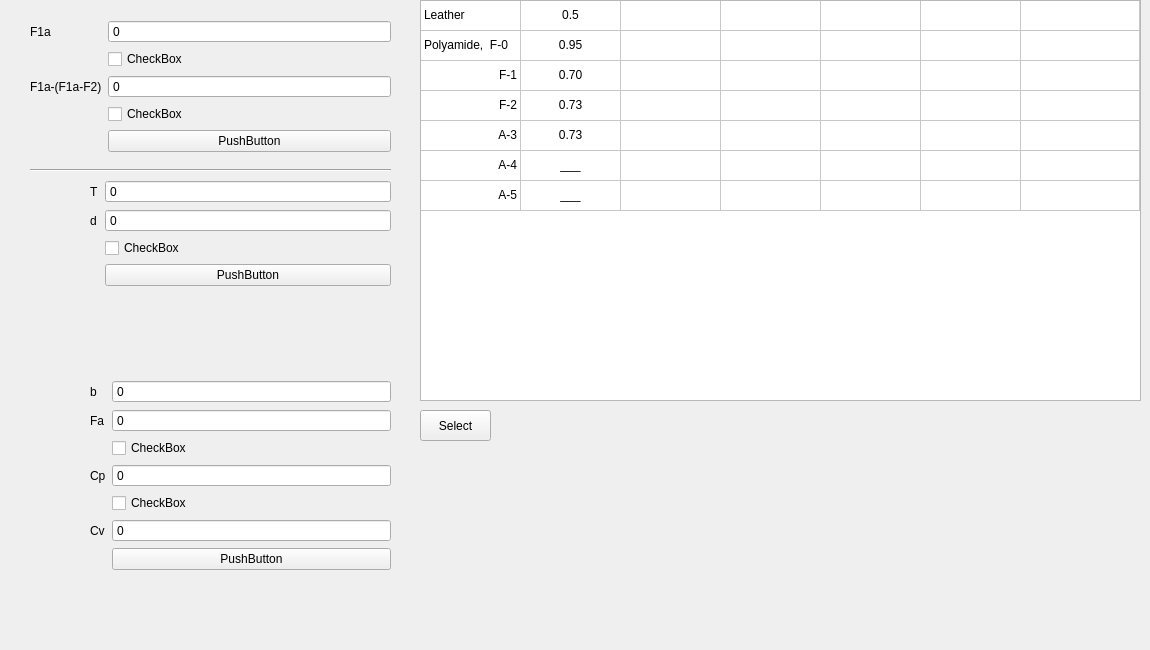
    <widget class="QWidget" name="F2">
     <widget class="QWidget" name="formLayoutWidget_5">
      <property name="geometry">
       <rect>
        <x>30</x>
        <y>20</y>
        <width>361</width>
        <height>261</height>
       </rect>
      </property>
      <layout class="QFormLayout" name="formLayout_5">
       <item row="0" column="0">
        <widget class="QLabel" name="htext_32">
         <property name="text">
          <string>F1a</string>
         </property>
        </widget>
       </item>
       <item row="2" column="0">
        <widget class="QLabel" name="htext_33">
         <property name="text">
          <string>F1a-(F1a-F2)</string>
         </property>
        </widget>
       </item>
       <item row="2" column="1">
        <widget class="QDoubleSpinBox" name="fDoubleSpinBox_7">
         <property name="buttonSymbols">
          <enum>QAbstractSpinBox::NoButtons</enum>
         </property>
         <property name="specialValueText">
          <string>0</string>
         </property>
         <property name="decimals">
          <number>3</number>
         </property>
         <property name="minimum">
          <double>-1000000000000.000000000000000</double>
         </property>
         <property name="maximum">
          <double>1000000000000.000000000000000</double>
         </property>
         <property name="value">
          <double>-1000000000000.000000000000000</double>
         </property>
        </widget>
       </item>
       <item row="4" column="1">
        <widget class="QCheckBox" name="checkBox_9">
         <property name="text">
          <string>CheckBox</string>
         </property>
        </widget>
       </item>
       <item row="0" column="1">
        <widget class="QDoubleSpinBox" name="DoubleSpinBox_5">
         <property name="buttonSymbols">
          <enum>QAbstractSpinBox::NoButtons</enum>
         </property>
         <property name="specialValueText">
          <string>0</string>
         </property>
         <property name="decimals">
          <number>3</number>
         </property>
         <property name="minimum">
          <double>-1000000000000.000000000000000</double>
         </property>
         <property name="maximum">
          <double>1000000000000.000000000000000</double>
         </property>
         <property name="value">
          <double>-1000000000000.000000000000000</double>
         </property>
        </widget>
       </item>
       <item row="1" column="1">
        <widget class="QCheckBox" name="checkBox_13">
         <property name="text">
          <string>CheckBox</string>
         </property>
        </widget>
       </item>
       <item row="5" column="1">
        <widget class="QPushButton" name="pushButton_12">
         <property name="text">
          <string>PushButton</string>
         </property>
        </widget>
       </item>
      </layout>
     </widget>
     <widget class="QWidget" name="formLayoutWidget_7">
      <property name="geometry">
       <rect>
        <x>90</x>
        <y>180</y>
        <width>301</width>
        <height>261</height>
       </rect>
      </property>
      <layout class="QFormLayout" name="formLayout_8">
       <item row="0" column="0">
        <widget class="QLabel" name="htext_42">
         <property name="text">
          <string>T</string>
         </property>
        </widget>
       </item>
       <item row="0" column="1">
        <widget class="QDoubleSpinBox" name="DoubleSpinBox_10">
         <property name="buttonSymbols">
          <enum>QAbstractSpinBox::NoButtons</enum>
         </property>
         <property name="specialValueText">
          <string>0</string>
         </property>
         <property name="decimals">
          <number>3</number>
         </property>
         <property name="minimum">
          <double>-1000000000000.000000000000000</double>
         </property>
         <property name="maximum">
          <double>1000000000000.000000000000000</double>
         </property>
         <property name="value">
          <double>-1000000000000.000000000000000</double>
         </property>
        </widget>
       </item>
       <item row="1" column="1">
        <widget class="QDoubleSpinBox" name="fDoubleSpinBox_12">
         <property name="buttonSymbols">
          <enum>QAbstractSpinBox::NoButtons</enum>
         </property>
         <property name="specialValueText">
          <string>0</string>
         </property>
         <property name="decimals">
          <number>3</number>
         </property>
         <property name="minimum">
          <double>-1000000000000.000000000000000</double>
         </property>
         <property name="maximum">
          <double>1000000000000.000000000000000</double>
         </property>
         <property name="value">
          <double>-1000000000000.000000000000000</double>
         </property>
        </widget>
       </item>
       <item row="3" column="1">
        <widget class="QCheckBox" name="checkBox_7">
         <property name="text">
          <string>CheckBox</string>
         </property>
        </widget>
       </item>
       <item row="4" column="1">
        <widget class="QPushButton" name="pushButton_15">
         <property name="text">
          <string>PushButton</string>
         </property>
        </widget>
       </item>
       <item row="1" column="0">
        <widget class="QLabel" name="htext_43">
         <property name="text">
          <string>d</string>
         </property>
        </widget>
       </item>
      </layout>
     </widget>
     <widget class="QWidget" name="formLayoutWidget_8">
      <property name="geometry">
       <rect>
        <x>90</x>
        <y>380</y>
        <width>301</width>
        <height>261</height>
       </rect>
      </property>
      <layout class="QFormLayout" name="formLayout_9">
       <item row="0" column="0">
        <widget class="QLabel" name="htext_44">
         <property name="text">
          <string>b</string>
         </property>
        </widget>
       </item>
       <item row="0" column="1">
        <widget class="QDoubleSpinBox" name="DoubleSpinBox_11">
         <property name="buttonSymbols">
          <enum>QAbstractSpinBox::NoButtons</enum>
         </property>
         <property name="specialValueText">
          <string>0</string>
         </property>
         <property name="decimals">
          <number>3</number>
         </property>
         <property name="minimum">
          <double>-1000000000000.000000000000000</double>
         </property>
         <property name="maximum">
          <double>1000000000000.000000000000000</double>
         </property>
         <property name="value">
          <double>-1000000000000.000000000000000</double>
         </property>
        </widget>
       </item>
       <item row="1" column="0">
        <widget class="QLabel" name="htext_45">
         <property name="text">
          <string>Fa</string>
         </property>
        </widget>
       </item>
       <item row="1" column="1">
        <widget class="QDoubleSpinBox" name="fDoubleSpinBox_13">
         <property name="buttonSymbols">
          <enum>QAbstractSpinBox::NoButtons</enum>
         </property>
         <property name="specialValueText">
          <string>0</string>
         </property>
         <property name="decimals">
          <number>3</number>
         </property>
         <property name="minimum">
          <double>-1000000000000.000000000000000</double>
         </property>
         <property name="maximum">
          <double>1000000000000.000000000000000</double>
         </property>
         <property name="value">
          <double>-1000000000000.000000000000000</double>
         </property>
        </widget>
       </item>
       <item row="3" column="1">
        <widget class="QCheckBox" name="checkBox_14">
         <property name="text">
          <string>CheckBox</string>
         </property>
        </widget>
       </item>
       <item row="4" column="0">
        <widget class="QLabel" name="htext_46">
         <property name="text">
          <string>Cp</string>
         </property>
        </widget>
       </item>
       <item row="4" column="1">
        <widget class="QDoubleSpinBox" name="fDoubleSpinBox_14">
         <property name="buttonSymbols">
          <enum>QAbstractSpinBox::NoButtons</enum>
         </property>
         <property name="specialValueText">
          <string>0</string>
         </property>
         <property name="decimals">
          <number>3</number>
         </property>
         <property name="minimum">
          <double>-1000000000000.000000000000000</double>
         </property>
         <property name="maximum">
          <double>1000000000000.000000000000000</double>
         </property>
         <property name="value">
          <double>-1000000000000.000000000000000</double>
         </property>
        </widget>
       </item>
       <item row="6" column="0">
        <widget class="QLabel" name="htext_47">
         <property name="text">
          <string>Cv</string>
         </property>
        </widget>
       </item>
       <item row="7" column="1">
        <widget class="QPushButton" name="pushButton_16">
         <property name="text">
          <string>PushButton</string>
         </property>
        </widget>
       </item>
       <item row="5" column="1">
        <widget class="QCheckBox" name="checkBox_15">
         <property name="text">
          <string>CheckBox</string>
         </property>
        </widget>
       </item>
       <item row="6" column="1">
        <widget class="QDoubleSpinBox" name="fDoubleSpinBox_15">
         <property name="buttonSymbols">
          <enum>QAbstractSpinBox::NoButtons</enum>
         </property>
         <property name="specialValueText">
          <string>0</string>
         </property>
         <property name="decimals">
          <number>3</number>
         </property>
         <property name="minimum">
          <double>-1000000000000.000000000000000</double>
         </property>
         <property name="maximum">
          <double>1000000000000.000000000000000</double>
         </property>
         <property name="value">
          <double>-1000000000000.000000000000000</double>
         </property>
        </widget>
       </item>
      </layout>
     </widget>
     <widget class="QTableWidget" name="tableWidget_2">
      <property name="enabled">
       <bool>true</bool>
      </property>
      <property name="geometry">
       <rect>
        <x>420</x>
        <y>0</y>
        <width>721</width>
        <height>401</height>
       </rect>
      </property>
      <property name="sizePolicy">
       <sizepolicy hsizetype="Ignored" vsizetype="Ignored">
        <horstretch>0</horstretch>
        <verstretch>0</verstretch>
       </sizepolicy>
      </property>
      <property name="contextMenuPolicy">
       <enum>Qt::PreventContextMenu</enum>
      </property>
      <property name="editTriggers">
       <set>QAbstractItemView::NoEditTriggers</set>
      </property>
      <property name="selectionMode">
       <enum>QAbstractItemView::SingleSelection</enum>
      </property>
      <attribute name="horizontalHeaderVisible">
       <bool>false</bool>
      </attribute>
      <attribute name="horizontalHeaderCascadingSectionResizes">
       <bool>false</bool>
      </attribute>
      <attribute name="horizontalHeaderShowSortIndicator" stdset="0">
       <bool>false</bool>
      </attribute>
      <attribute name="horizontalHeaderStretchLastSection">
       <bool>true</bool>
      </attribute>
      <attribute name="verticalHeaderVisible">
       <bool>false</bool>
      </attribute>
      <attribute name="verticalHeaderShowSortIndicator" stdset="0">
       <bool>false</bool>
      </attribute>
      <attribute name="verticalHeaderStretchLastSection">
       <bool>false</bool>
      </attribute>
      <row>
       <property name="text">
        <string/>
       </property>
      </row>
      <row>
       <property name="text">
        <string/>
       </property>
      </row>
      <row>
       <property name="text">
        <string/>
       </property>
      </row>
      <row>
       <property name="text">
        <string/>
       </property>
      </row>
      <row>
       <property name="text">
        <string/>
       </property>
      </row>
      <row>
       <property name="text">
        <string/>
       </property>
      </row>
      <row>
       <property name="text">
        <string/>
       </property>
      </row>
      <column>
       <property name="text">
        <string>Material</string>
       </property>
      </column>
      <column>
       <property name="text">
        <string>1.6 to 4</string>
       </property>
      </column>
      <column>
       <property name="text">
        <string>4.5 to 8</string>
       </property>
      </column>
      <column>
       <property name="text">
        <string>9 to 12.5</string>
       </property>
      </column>
      <column>
       <property name="text">
        <string>14, 16</string>
       </property>
      </column>
      <column>
       <property name="text">
        <string>18 to 31.5</string>
       </property>
      </column>
      <column>
       <property name="text">
        <string>Over 31.5</string>
       </property>
      </column>
      <item row="0" column="0">
       <property name="text">
        <string>Leather</string>
       </property>
      </item>
      <item row="0" column="1">
       <property name="text">
        <string>0.5</string>
       </property>
       <property name="textAlignment">
        <set>AlignCenter</set>
       </property>
      </item>
      <item row="1" column="0">
       <property name="text">
        <string>Polyamide,  F-0</string>
       </property>
      </item>
      <item row="1" column="1">
       <property name="text">
        <string>0.95</string>
       </property>
       <property name="textAlignment">
        <set>AlignCenter</set>
       </property>
      </item>
      <item row="2" column="0">
       <property name="text">
        <string>F-1</string>
       </property>
       <property name="textAlignment">
        <set>AlignTrailing|AlignVCenter</set>
       </property>
      </item>
      <item row="2" column="1">
       <property name="text">
        <string>0.70</string>
       </property>
       <property name="textAlignment">
        <set>AlignCenter</set>
       </property>
      </item>
      <item row="3" column="0">
       <property name="text">
        <string>F-2</string>
       </property>
       <property name="textAlignment">
        <set>AlignTrailing|AlignVCenter</set>
       </property>
      </item>
      <item row="3" column="1">
       <property name="text">
        <string>0.73</string>
       </property>
       <property name="textAlignment">
        <set>AlignCenter</set>
       </property>
      </item>
      <item row="4" column="0">
       <property name="text">
        <string>A-3</string>
       </property>
       <property name="textAlignment">
        <set>AlignTrailing|AlignVCenter</set>
       </property>
      </item>
      <item row="4" column="1">
       <property name="text">
        <string>0.73</string>
       </property>
       <property name="textAlignment">
        <set>AlignCenter</set>
       </property>
      </item>
      <item row="5" column="0">
       <property name="text">
        <string>A-4</string>
       </property>
       <property name="textAlignment">
        <set>AlignTrailing|AlignVCenter</set>
       </property>
      </item>
      <item row="5" column="1">
       <property name="text">
        <string>___</string>
       </property>
       <property name="textAlignment">
        <set>AlignCenter</set>
       </property>
      </item>
      <item row="6" column="0">
       <property name="text">
        <string>A-5</string>
       </property>
       <property name="textAlignment">
        <set>AlignTrailing|AlignVCenter</set>
       </property>
      </item>
      <item row="6" column="1">
       <property name="text">
        <string>___</string>
       </property>
       <property name="textAlignment">
        <set>AlignCenter</set>
       </property>
      </item>
     </widget>
     <widget class="Line" name="line_2">
      <property name="geometry">
       <rect>
        <x>30</x>
        <y>160</y>
        <width>361</width>
        <height>20</height>
       </rect>
      </property>
      <property name="orientation">
       <enum>Qt::Horizontal</enum>
      </property>
     </widget>
     <widget class="QPushButton" name="pushButton_11">
      <property name="geometry">
       <rect>
        <x>420</x>
        <y>410</y>
        <width>71</width>
        <height>31</height>
       </rect>
      </property>
      <property name="text">
       <string>Select</string>
      </property>
     </widget>
    </widget>
